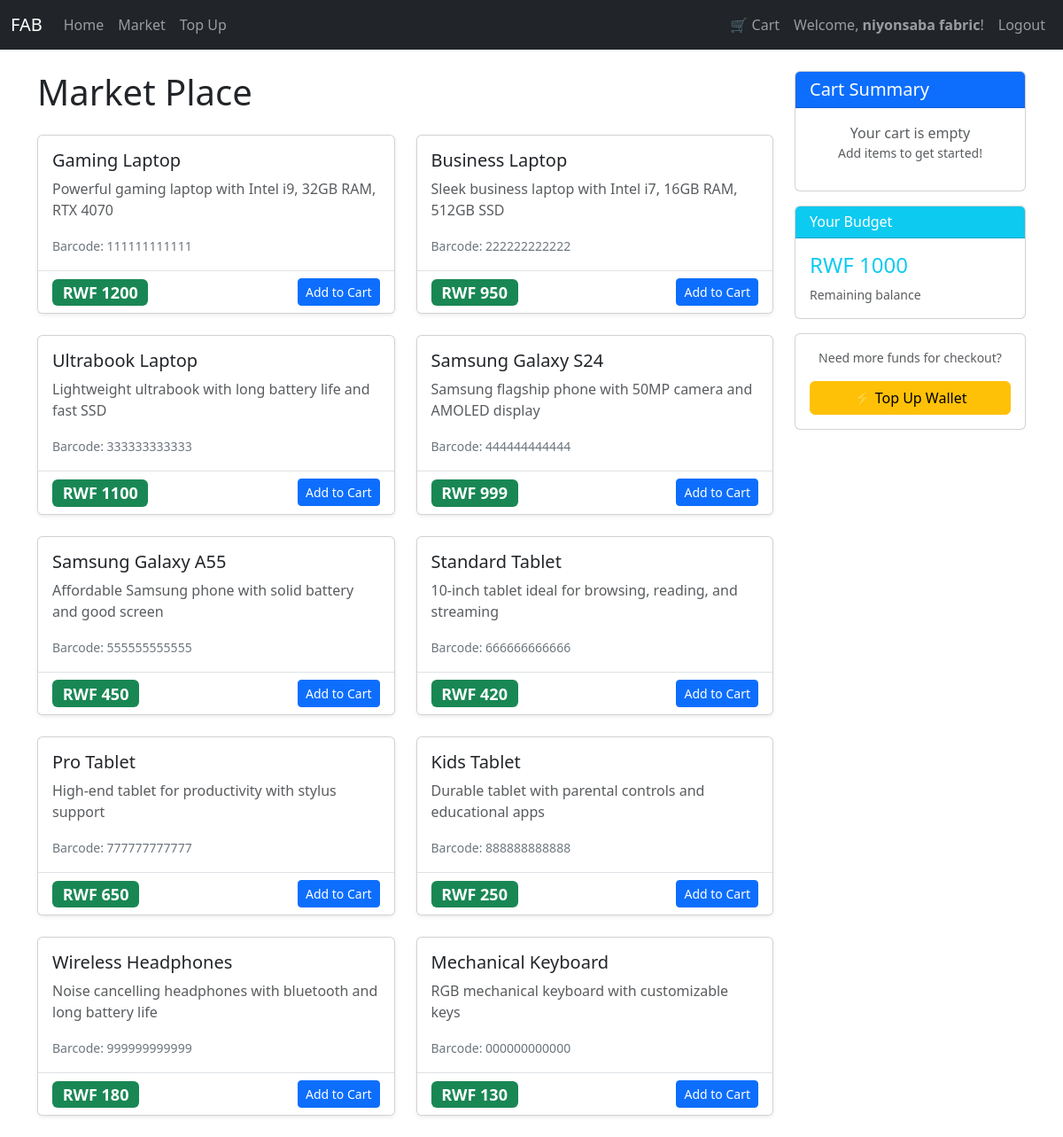
Screenshot of /market (signed in) with the database file from the repository.
### market/models.py (models this page shows, shortened)
class User(db.Model,UserMixin):
    id = db.Column(db.Integer, primary_key=True)
    username = db.Column(db.String(30), nullable=False, unique=True)
    email_address = db.Column(db.String(50), nullable=False, unique=True)
    password_hash = db.Column(db.String(60), nullable=False)
    budget = db.Column(db.Integer, nullable=False, default=1000)
    items = db.relationship('Item', backref='owned_user', lazy=True)
    top_up_requests = db.relationship('TopUpRequest', backref='user', lazy=True)
    @property
    def password(self):
        raise AttributeError('Password is not a readable attribute!')

class Item(db.Model):
    id = db.Column(db.Integer, primary_key=True)
    name = db.Column(db.String(30), nullable=False)
    price = db.Column(db.Integer, nullable=False)
    barcode = db.Column(db.String(12), nullable=False)
    description = db.Column(db.String(1024), nullable=False, unique=True)
    owner = db.Column(db.Integer, db.ForeignKey('user.id'))

### market/routes.py (the view)
@app.route('/market')
@login_required
def market_page():
    items = Item.query.all()
    return render_template('market.html', items=items)

### market/models.py (called while the page is built)
@login_manager.user_loader
def load_user(user_id):
    return User.query.get(int(user_id))

### market/templates/market.html (shortened to what this page needs)
{% extends "base.html" %}
{% block content %}
<div class="row">
    <div class="col-md-9">
        <h1 class="mb-4">Market Place</h1>
        {% if items %}
        <div class="row">
            {% for item in items %}
            <div class="col-md-6 mb-4">
                <div class="card h-100 shadow-sm hover-effect">
                    <div class="card-body">
                        <h5 class="card-title">{{ item.name }}</h5>
                        <p class="card-text text-muted">{{ item.description }}</p>
                        <div class="row align-items-center">
                            <div class="col">
                                <p class="mb-0"><small class="text-secondary">Barcode: {{ item.barcode }}</small></p>
                            </div>
                        </div>
                    </div>
                    <div class="card-footer bg-white border-top">
                        <div class="d-flex justify-content-between align-items-center">
                            <h4 class="mb-0"><span class="badge bg-success">RWF {{ item.price }}</span></h4>
                            <a href="{{ url_for('add_to_cart', item_id=item.id) }}" class="btn btn-primary btn-sm">
                                 Add to Cart
                            </a>
                        </div>
                    </div>
                </div>
            </div>
            {% endfor %}
        </div>
        {% else %}
        <div class="alert alert-info" role="alert">
            <h4 class="alert-heading">No Items Available</h4>
            <p>There are currently no items in the marketplace.</p>
        </div>
        {% endif %}
    </div>
    <div class="col-md-3">
        <div class="card sticky-top" style="top: 20px;">
            <div class="card-header bg-primary text-white">
                <h5 class="mb-0">Cart Summary</h5>
            </div>
            <div class="card-body">
                {% set cart = session.get('cart', []) %}
                {% if cart %}
                    <div class="mb-3">
                        <h6>Items in Cart: <span class="badge bg-secondary">{{ cart|length }}</span></h6>
                    </div>
                    <div class="cart-items" style="max-height: 300px; overflow-y: auto;">
                        {% for item in cart %}
                        <div class="mb-2 p-2 border-bottom">
                            <p class="mb-1"><strong>{{ item.name }}</strong></p>
                            <p class="mb-1">Qty: <strong>{{ item.quantity }}</strong> × RWF {{ item.price }}</p>
                            <p class="mb-0 text-success"><strong>RWF {{ item.price * item.quantity }}</strong></p>
                        </div>
                        {% endfor %}
                    </div>
                    <hr>
                    {% set total_price = 0 %}
                    {% for item in cart %}
                        {% set total_price = total_price + (item.price * item.quantity) %}
                    {% endfor %}
                    <div class="d-flex justify-content-between mb-3">
                        <h6>Total:</h6>
                        <h5 class="text-success"><strong>RWF {{ total_price }}</strong></h5>
                    </div>
                    <a href="{{ url_for('view_cart') }}" class="btn btn-primary w-100 mb-2">View Cart</a>
                    <a href="{{ url_for('view_cart') }}" class="btn btn-success w-100">Proceed to Payment</a>
                {% else %}
                    <p class="text-muted text-center mb-0">Your cart is empty</p>
                    <p class="text-muted text-center small">Add items to get started!</p>
                {% endif %}
            </div>
        </div>
        <div class="card mt-3">
            <div class="card-header bg-info text-white">
                <h6 class="mb-0"> Your Budget</h6>
            </div>
            <div class="card-body">
                <h4 class="text-info">RWF {{ current_user.budget }}</h4>
                <p class="mb-0 small text-muted">Remaining balance</p>
            </div>
        </div>
        <div class="card mt-3">
            <div class="card-body text-center">
                <p class="mb-3 small text-muted">Need more funds for checkout?</p>
                <a href="{{ url_for('top_up') }}" class="btn btn-warning w-100">
                    ⚡ Top Up Wallet
                </a>
            </div>
        </div>    </div>
</div>
{% endblock %}

### market/templates/base.html (shortened to what this page needs)
<!DOCTYPE html>
<html lang="en">
<head>
    <link href="https://cdn.jsdelivr.net/npm/bootstrap@5.3.0/dist/css/bootstrap.min.css" rel="stylesheet">
</head>
<body>
<nav class="navbar navbar-expand-lg navbar-dark bg-dark">
    <div class="container-fluid">
        <a class="navbar-brand" href="{{ url_for('home_page') }}">FAB</a>
        <div class="collapse navbar-collapse" id="navbarNav">
            <ul class="navbar-nav me-auto">
                <li class="nav-item">
                    <a class="nav-link" href="{{ url_for('home_page') }}">Home</a>
                </li>
                {% if current_user.is_authenticated %}
                <li class="nav-item">
                    <a class="nav-link" href="{{ url_for('market_page') }}">Market</a>
                </li>
                <li class="nav-item">
                    <a class="nav-link" href="{{ url_for('top_up') }}">Top Up</a>
                </li>
                {% endif %}
            </ul>
            <ul class="navbar-nav">
                {% if current_user.is_authenticated %}
                    <li class="nav-item">
                        <a class="nav-link" href="{{ url_for('view_cart') }}">
                            🛒 Cart
                            {% set cart = session.get('cart', []) %}
                        </a>
                    </li>
                    <li class="nav-item">
                        <span class="nav-link">Welcome, <strong>{{ current_user.username }}</strong>!</span>
                    </li>
                    <li class="nav-item">
                        <a class="nav-link" href="{{ url_for('logout_page') }}">Logout</a>
                    </li>
                {% endif %}
            </ul>
        </div>
    </div>
</nav>
<div class="container mt-4">
    {% block content %}
    {% endblock %}
</div>
</body>
</html>

### market/templates/market.html (style rules this page uses)
.hover-effect { transition: transform 0.3s ease, box-shadow 0.3s ease; }

### rows the page displays
User: username "niyonsaba fabric", budget "1000"
Item: name "Gaming Laptop", description "Powerful gaming laptop with Intel i9, 32GB RAM, RTX 4070", barcode "111111111111", price "1200"
Item: name "Business Laptop", description "Sleek business laptop with Intel i7, 16GB RAM, 512GB SSD", barcode "222222222222", price "950"
Item: name "Ultrabook Laptop", description "Lightweight ultrabook with long battery life and fast SSD", barcode "333333333333", price "1100"
Item: name "Samsung Galaxy S24", description "Samsung flagship phone with 50MP camera and AMOLED display", barcode "444444444444", price "999"
Item: name "Samsung Galaxy A55", description "Affordable Samsung phone with solid battery and good screen", barcode "555555555555", price "450"
Item: name "Standard Tablet", description "10-inch tablet ideal for browsing, reading, and streaming", barcode "666666666666", price "420"
Item: name "Pro Tablet", description "High-end tablet for productivity with stylus support", barcode "777777777777", price "650"
Item: name "Kids Tablet", description "Durable tablet with parental controls and educational apps", barcode "888888888888", price "250"
Item: name "Wireless Headphones", description "Noise cancelling headphones with bluetooth and long battery life", barcode "999999999999", price "180"
Item: name "Mechanical Keyboard", description "RGB mechanical keyboard with customizable keys", barcode "000000000000", price "130"
